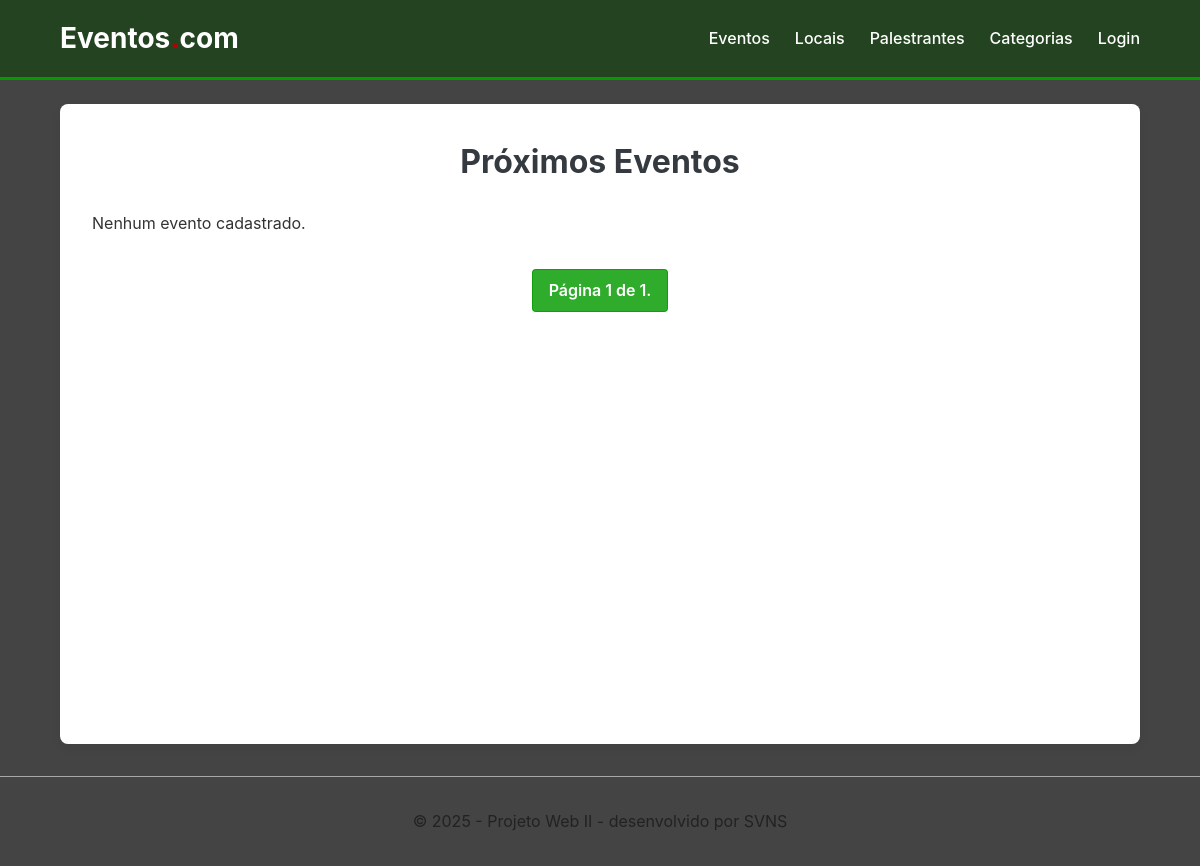
The app's page /, older data.
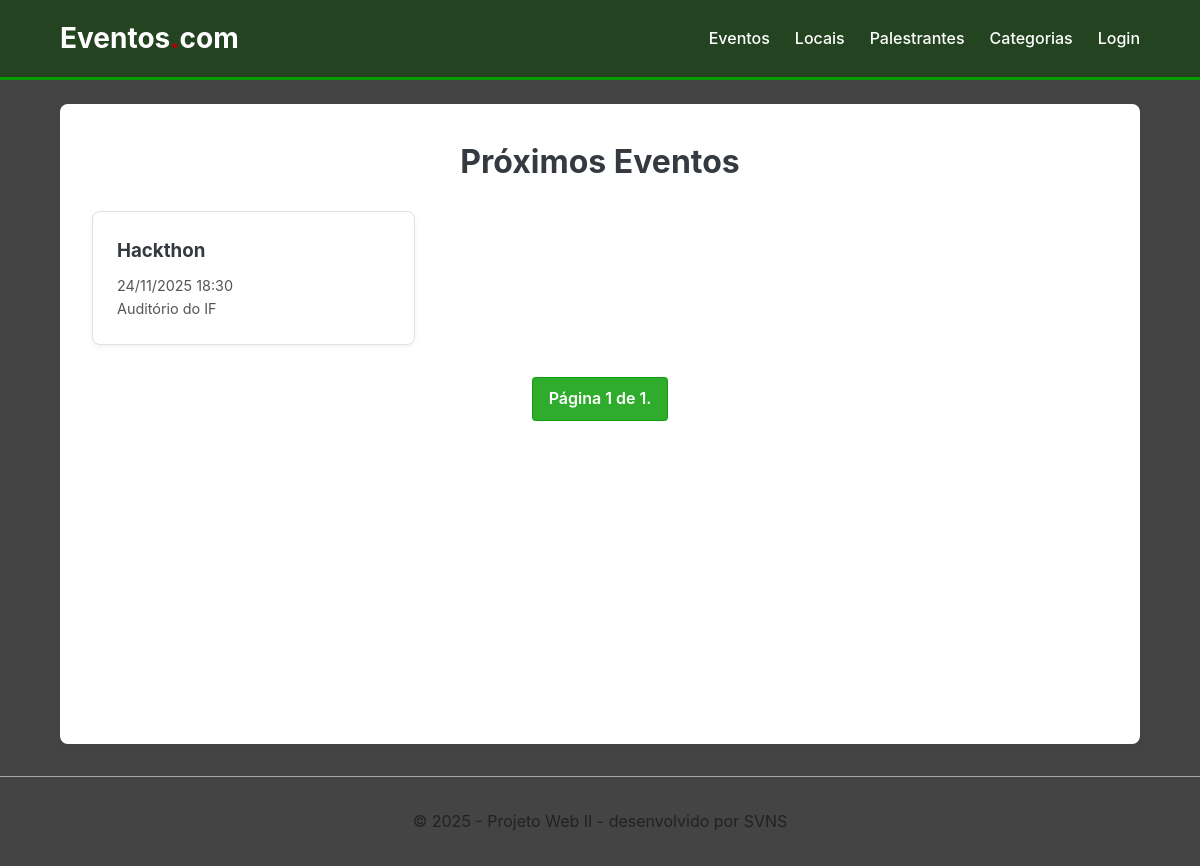
The same page, newer data.
### projeto_webII_app/models.py (models this page shows, shortened)
class Evento(models.Model):
    titulo = models.CharField(max_length=200)
    descricao = models.TextField()
    data_hora = models.DateTimeField()
    local = models.ForeignKey(Local, on_delete=models.SET_NULL, null=True)
    banner_evento = models.ImageField(upload_to='eventos_banners/', blank=True, null=True)
    categoria = models.ForeignKey(CategoriaEvento, on_delete=models.SET_NULL, null=True)
    palestrantes = models.ManyToManyField(Palestrante)

class Local(models.Model):
    nome = models.CharField(max_length=150)
    endereco = models.CharField(max_length=300)
    capacidade = models.PositiveIntegerField(default=0)

### projeto_webII_app/views.py (the view)
# urls.py: path('', views.listarEventos, name='listarEventos'),
def listarEventos(request):
    lista_eventos = Evento.objects.all().order_by('-data_hora')
    paginator = Paginator(lista_eventos, 5)
    num_pagina = request.GET.get('page')
    obj_pagina = paginator.get_page(num_pagina)
    return render(request, 'app/listarEventos.html', {'obj_pagina': obj_pagina})

### projeto_webII_app/templates/app/listarEventos.html (shortened to what this page needs)
{% extends 'app/base.html' %}
{% block content %}
    <h1>Próximos Eventos</h1>
    <div class="list-container">
        {% for evento in obj_pagina %}
            <div class="card">
                <h3><a href="{% url 'detalharEvento' evento.id %}">{{ evento.titulo }}</a></h3>
                <p>{{ evento.data_hora|date:"d/m/Y H:i" }}</p>
                <p>{{ evento.local.nome }}</p>
            </div>
        {% empty %}
            <p>Nenhum evento cadastrado.</p>
        {% endfor %}
    </div>
    <div class="pagination">
        <span class="page-current">
            Página {{ obj_pagina.number }} de {{ obj_pagina.paginator.num_pages }}.
        </span>
    </div>
    {% endblock %}

Row changes from the older to the newer data that the page shows:
added Evento: titulo "Hackthon", data_hora "24/11/2025 18:30", local.nome "Auditório do IF"
Text that changed along with them:
text no longer shown: "Nenhum evento cadastrado."
